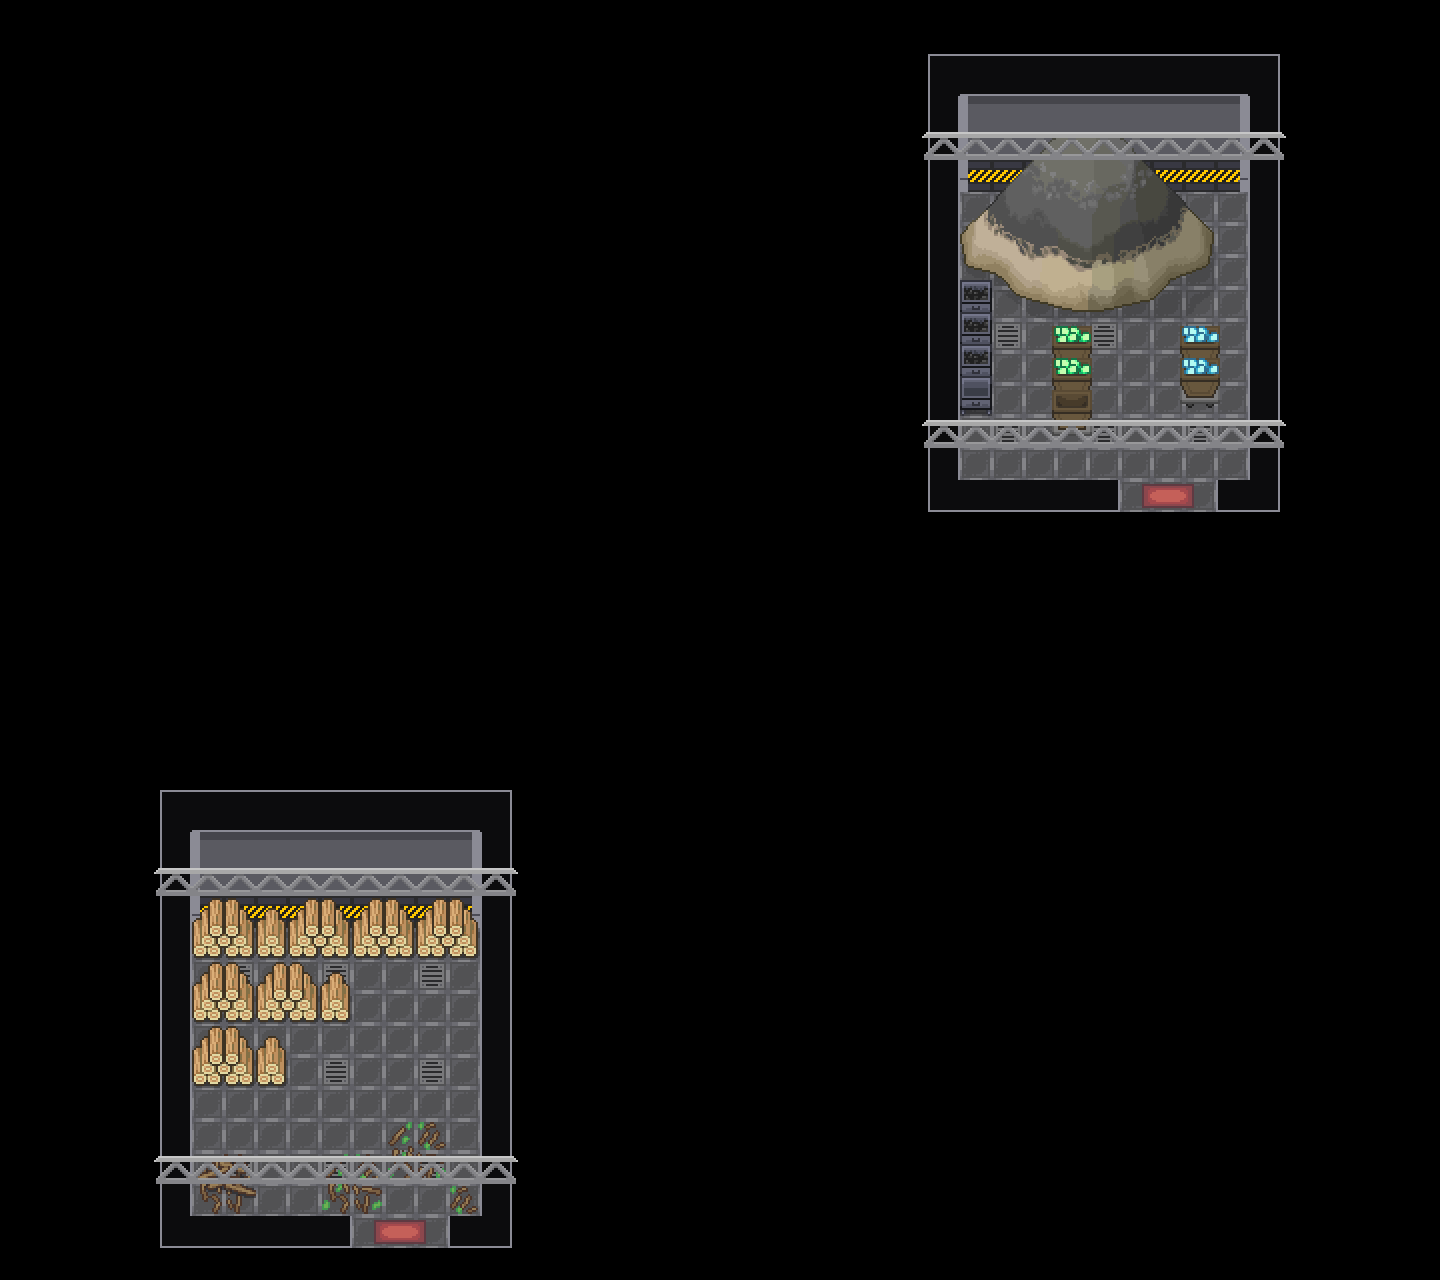

A level layout from a 2D game, rendered from its tile map. Below: a short description, then the map file with tile-grid data replaced by summaries:
An orthogonal 45x40 tile map with 32x32 px tiles, 23 tile layers (Floor_0, Path_0, Terrain_0, Path1_0, ...), 2 hidden layers not drawn, 13 tilesets.

<map version="1.10" tiledversion="1.10.2" orientation="orthogonal" renderorder="right-down" width="45" height="40" tilewidth="32" tileheight="32" infinite="0" nextlayerid="39" nextobjectid="1">
 <tileset firstgid="1" source="../Tilesets/passages.tsx" />
 <tileset firstgid="145" source="../Tilesets/systemtags.tsx" />
 <tileset firstgid="273" source="../Tilesets/terrain_tag.tsx" />
 <tileset firstgid="289" source="../Tilesets/nature_basics.tsx" />
 <tileset firstgid="10273" source="../Tilesets/common_assets.tsx" />
 <tileset firstgid="20257" source="../Tilesets/terrain basics v2.tsx" />
 <tileset firstgid="26023" source="../Tilesets/animations.tsx" />
 <tileset firstgid="41311" source="../Tilesets/buildings.tsx" />
 <tileset firstgid="51295" source="../Tilesets/town specifics.tsx" />
 <tileset firstgid="61279" source="../Tilesets/random tiles.tsx" />
 <tileset firstgid="67519" source="../Tilesets/grotte_glace_4g.tsx" />
 <tileset firstgid="67791" source="../Tilesets/interiors.tsx" />
 <tileset firstgid="77775" source="../Tilesets/int__rieur_4g.tsx" />
 <layer id="1" name="Floor_0" width="45" height="40">
  <data>[1800 cells, 172 non-empty, 3 distinct tile ids]</data>
 </layer>
 <layer id="36" name="Path_0" width="45" height="40">
  <data>[1800 cells, 0 non-empty, 0 distinct tile ids]</data>
 </layer>
 <layer id="19" name="Terrain_0" width="45" height="40">
  <data>[1800 cells, 0 non-empty, 0 distinct tile ids]</data>
 </layer>
 <layer id="38" name="Path1_0" width="45" height="40">
  <data>[1800 cells, 0 non-empty, 0 distinct tile ids]</data>
 </layer>
 <layer id="35" name="Watershore_0" width="45" height="40">
  <data>[1800 cells, 0 non-empty, 0 distinct tile ids]</data>
 </layer>
 <layer id="25" name="Building_0" width="45" height="40">
  <data>[1800 cells, 162 non-empty, 16 distinct tile ids]</data>
 </layer>
 <layer id="9" name="Tree_0" width="45" height="40">
  <data>[1800 cells, 0 non-empty, 0 distinct tile ids]</data>
 </layer>
 <layer id="21" name="Furniture_0" width="45" height="40">
  <data>[1800 cells, 102 non-empty, 69 distinct tile ids]</data>
 </layer>
 <group id="2" name="Z=0" />
 <layer id="26" name="Building_1" width="45" height="40">
  <data>[1800 cells, 0 non-empty, 0 distinct tile ids]</data>
 </layer>
 <layer id="10" name="Tree_1" width="45" height="40">
  <data>[1800 cells, 0 non-empty, 0 distinct tile ids]</data>
 </layer>
 <layer id="22" name="Furniture_1" width="45" height="40">
  <data>[1800 cells, 12 non-empty, 6 distinct tile ids]</data>
 </layer>
 <group id="3" name="Z=1" />
 <layer id="27" name="Building_2" width="45" height="40">
  <data>[1800 cells, 0 non-empty, 0 distinct tile ids]</data>
 </layer>
 <layer id="11" name="Tree_2" width="45" height="40">
  <data>[1800 cells, 0 non-empty, 0 distinct tile ids]</data>
 </layer>
 <layer id="23" name="Furniture_2" width="45" height="40">
  <data>[1800 cells, 36 non-empty, 14 distinct tile ids]</data>
 </layer>
 <group id="4" name="Z=2" />
 <layer id="28" name="Building_3" width="45" height="40">
  <data>[1800 cells, 0 non-empty, 0 distinct tile ids]</data>
 </layer>
 <layer id="12" name="Tree_3" width="45" height="40">
  <data>[1800 cells, 0 non-empty, 0 distinct tile ids]</data>
 </layer>
 <layer id="24" name="Furniture_3" width="45" height="40">
  <data>[1800 cells, 0 non-empty, 0 distinct tile ids]</data>
 </layer>
 <group id="5" name="Z=3" />
 <layer id="29" name="Building_4" width="45" height="40">
  <data>[1800 cells, 0 non-empty, 0 distinct tile ids]</data>
 </layer>
 <layer id="13" name="Tree_4" width="45" height="40">
  <data>[1800 cells, 0 non-empty, 0 distinct tile ids]</data>
 </layer>
 <layer id="34" name="Furniture_4" width="45" height="40">
  <data>[1800 cells, 0 non-empty, 0 distinct tile ids]</data>
 </layer>
 <group id="6" name="Z=4" />
 <layer id="30" name="Building_5" width="45" height="40">
  <data>[1800 cells, 0 non-empty, 0 distinct tile ids]</data>
 </layer>
 <layer id="32" name="Tree_5" width="45" height="40">
  <data>[1800 cells, 0 non-empty, 0 distinct tile ids]</data>
 </layer>
 <layer id="33" name="Furniture_5" width="45" height="40">
  <data>[1800 cells, 52 non-empty, 3 distinct tile ids]</data>
 </layer>
 <group id="31" name="Z=5" />
 <layer id="8" name="systemtags" width="45" height="40" visible="0" opacity="0.48">
  <data>[1800 cells, 0 non-empty, 0 distinct tile ids]</data>
 </layer>
 <layer id="7" name="passages" width="45" height="40" visible="0" opacity="0.45">
  <data>[1800 cells, 115 non-empty, 1 distinct tile ids]</data>
 </layer>
</map>
